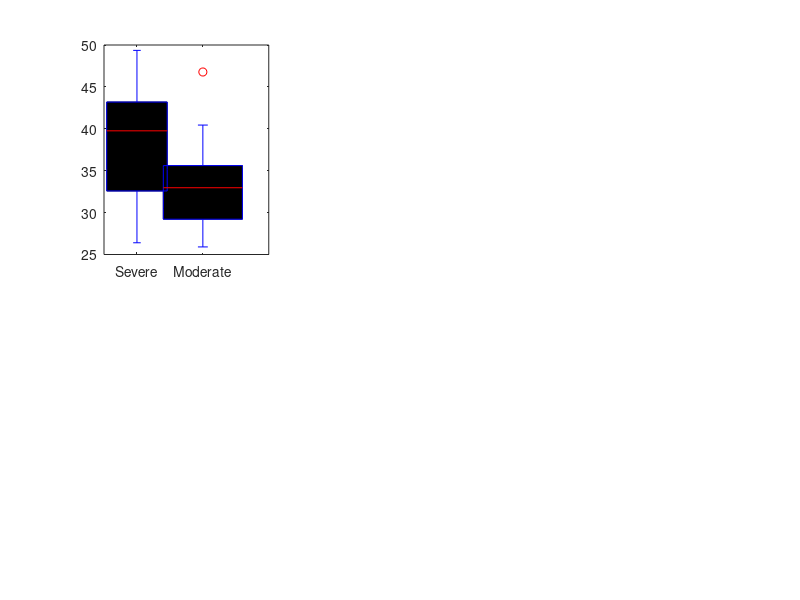

Recreate this plot in MATLAB. (Note: this script raises an error after producing the figure.)
function main_Figure_5C(outputDir)
%==========================================================================
% main_Figure_5C
% Figure 5C: Boxplot with jittered scatter points comparing the duration
% of grade 2 neutropenia between Severe (n=13) and Moderate (n=17) groups.
% Statistical test: Mann-Whitney U test (ranksum).
%
% Required data file: Durations.mat (variable: durations)
% Required toolbox: Statistics and Machine Learning Toolbox (ranksum)
%
% Reproducibility: random seed fixed for jittered scatter points.
%==========================================================================

% Handle input arguments for output directory
if nargin < 1
    outputDir = 'Figure';
end

rng(111)  % fixed seed for reproducible jitter

%--------------------------------------------------------------------------
% 1. Data loading and grouping
%--------------------------------------------------------------------------
load('duration_n1_taut1.mat')
data = sum(durations_n1_tau1, 2);

% group_idx: 1 = Severe, 2 = Moderate
group_idx = [1,1,1,2,1,2,1,1,2,2,2,1,1,2,2,2,2,2,1,2,2,1,2,1,1,2,2,2,2,1];
Severe   = data(group_idx == 1);   % n = 13
Moderate = data(group_idx == 2);   % n = 17

all_data    = [Severe; Moderate];
group_label = [ones(13,1); 2*ones(17,1)];

%--------------------------------------------------------------------------
% 2. Statistical test: Mann-Whitney U
%--------------------------------------------------------------------------
[p, ~] = ranksum(Severe, Moderate);

%--------------------------------------------------------------------------
% 3. Figure setup
%--------------------------------------------------------------------------
fig = figure('Color','w','Position',[50,50,1400,1000]);
subplot(2,3,1)

% Boxplot
boxplot(all_data, group_label, ...
    'Labels',{'Severe','Moderate'}, ...
    'Widths',0.6, 'Colors','k', 'Symbol','o', ...
    'OutlierSize',4, 'Whisker',1.5, 'BoxStyle','outline');

% Semi-transparent box fill
col = [0 0.4470 0.7410; 0.8500 0.3250 0.0980];
boxobj = findobj(gca,'Tag','Box');
for i = 1:2
    patch(get(boxobj(i),'XData'), get(boxobj(i),'YData'), ...
        col(i,:), 'FaceAlpha',0.5, 'LineWidth',1.1);
end

% Line width and axes
allline = findobj(gca,'Type','line');
set(allline,'LineWidth',1.5);
set(gca,'Box','on','LineWidth',1.5);
grid off;
hold on;

%--------------------------------------------------------------------------
% 4. Jittered scatter points
%--------------------------------------------------------------------------
scatter_col = [0.8500 0.3250 0.0980; 0 0.4470 0.7410];
for g = 1:2
    if g == 1
        y = Severe;
    else
        y = Moderate;
    end
    x = g + (rand(size(y)) - 0.5) * 0.2;
    scatter(x, y, 100, scatter_col(g,:), 'filled', ...
        'MarkerEdgeColor','white', 'LineWidth',2);
end

%--------------------------------------------------------------------------
% 5. Significance bracket
%--------------------------------------------------------------------------
y_max  = max(all_data);
y_line = y_max * 1.12;
y_txt  = y_max * 1.16;

plot([1,2],[y_line,y_line],'k','LineWidth',1.2);
plot([1,1],[y_line,y_line*0.95],'k','LineWidth',1.2);
plot([2,2],[y_line,y_line*0.95],'k','LineWidth',1.2);

sigstr = sprintf('p = %.4f', p);
text(1.5, y_txt, sigstr, 'FontName','Arial', 'FontSize',14, ...
    'HorizontalAlignment','center');

%--------------------------------------------------------------------------
% 6. Axes formatting
%--------------------------------------------------------------------------
set(gca,'FontName','Arial','FontSize',18);
ylabel('Duration of grade 2 neutropenia (days)', ...
    'FontName','Arial','FontSize',18);
ylim([20, max(all_data) * 1.25]);
hold off;

% -------- Save Figure --------
if ~isempty(outputDir)
    if ~exist(outputDir, 'dir')
        mkdir(outputDir);
    end
    outFile = fullfile(outputDir, 'Figure_5C.png');
    exportgraphics(fig, outFile, 'Resolution', 300);
    fprintf('Saved: %s\n', outFile);
end

end
